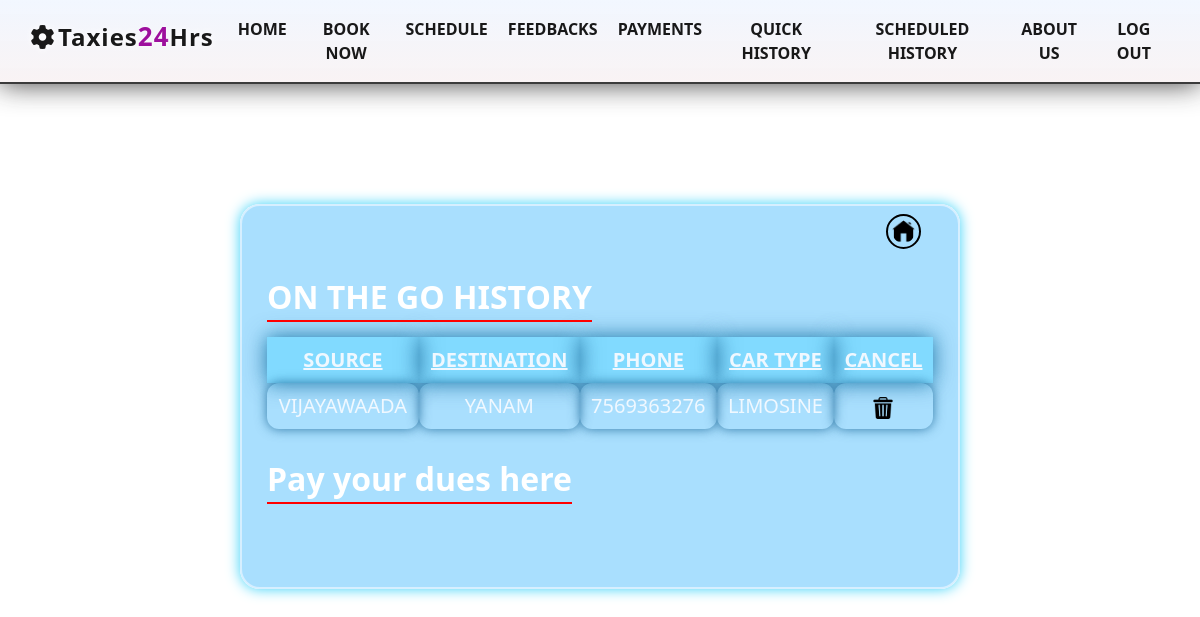
The app's page /quickhistory/ (signed in) with its own data.
### Rentals/models.py (models this page shows, shortened)
class RidesRightNow(models.Model):
    user_name = models.CharField(max_length=200)
    source = models.CharField(max_length=200)
    destination = models.CharField(max_length=200)
    cartype = models.CharField(max_length=100)
    phone = models.CharField(max_length=60)

### Rentals/views.py (the view)
# urls.py: path('quickhistory/', views.QuickBookingHistory, name='quickhistory'),
def QuickBookingHistory(request):
    if request.user.is_authenticated:
        if request.user.is_staff == True:
            travel_list = RidesRightNow.objects.all()
        else:
            username = request.user.username
            travel_list = RidesRightNow.objects.filter(user_name=username)
        return render(request, 'Rentals/quickhistory.html', {'travel_list': travel_list})
    messages.error(request, 'Please, Login First!')
    return redirect('/')

### Rentals/templates/Rentals/quickhistory.html (shortened to what this page needs)
{% extends 'base.html' %}
{% block body %}
<div class="historytable">
    <a href="/"><img src="/static/styles/Images&Gifs/homeico.png" class="homemin"></a>
      <h1>ON THE GO HISTORY</h1>
      <table>
      <tr>
        <th>SOURCE</th>
        <th>DESTINATION</th>
        <th>PHONE</th>
        <th>CAR TYPE</th>
        <th>Cancel</th>
      </tr>
      {% for i in travel_list %}
      <tr>
        <td>{{i.source}}</td>
        <td>{{i.destination}}</td>
        <td>{{i.phone}}</td>
        <td>{{i.cartype}}</td>
        <td><a href="delete1/{{ i.id }}"><img src="/static/styles/Images&Gifs/bin.png" class="delbin"></a></td>
      </tr>
      {% endfor %}
      </table>
      <h1 class="payment">Pay your dues here </h1><form><script src="https://checkout.razorpay.com/v1/payment-button.js" data-payment_button_id="pl_KnLeWBdEYw7nhW" async> </script> </form>
  </div>
{% endblock body %}

### Rentals/static/styles/homestyle.css (style rules this page uses)
* { margin: 0; padding: 0; }
html { box-sizing: border-box; scroll-behavior: smooth; }
body { margin: 0; background: url(/static/styles/Images&Gifs/hmbg.jpg) no-repeat center center fixed; background-size: cover; overflow-x: hidden; font-family: "Poppins", sans-serif; }
.homemin { border: 2px solid black; padding: 4px; width: 35px; border-radius: 20px; position: absolute; left: 90%; top: 2%; }
.historytable { margin: auto; margin-top: 10%; box-shadow: 0 0 14px #39d2f8; backdrop-filter: blur(4px); width: 60%; min-width: fit-content; font-size: 20px; padding: 68px 25px; background-color: rgba(55, 180, 252, 0.428); color: rgb(255, 255, 255); border: 2px solid #d6efff; border-radius: 20px; }
.payment { padding: 6px; margin-top: 4%; }
.historytable h1 { font-weight: bold; color: rgb(255, 255, 255); display: inline-block; font-size: 32px; border-bottom: 2px solid rgb(255, 0, 0); margin-bottom: 15px; padding: 4px 0; }
table { text-transform: uppercase; color: aliceblue; text-align: center; border-collapse: collapse; width: 100%; }
td { box-shadow: 0 0 12px #126091cf; text-align: center; border-radius: 12px; border: 1px solid #5abdff; padding: 8px; }
th { box-shadow: 0 0 22px #126091cf; text-decoration: underline; border: 3px solid #5abdff; padding: 8px; }
tr:nth-child(odd) { background-color: #3aceff5b; box-shadow: 0 0 12px #3aceff5b; }
.delbin { width: 22px; }

### Rentals/static/styles/about.css (style rules this page uses)
* { margin: 0; padding: 0; }
body { max-width: 100dvw; overflow-x: hidden; z-index: -999; margin: 0; font-family: "Poppins", sans-serif; -webkit-font-smoothing: antialiased; -moz-osx-font-smoothing: grayscale; }
*, *:before, *:after { box-sizing: inherit; }

### records on screen
RidesRightNow: source "VIJAYAWAADA", destination "YANAM", phone "7569363276", cartype "LIMOSINE"
